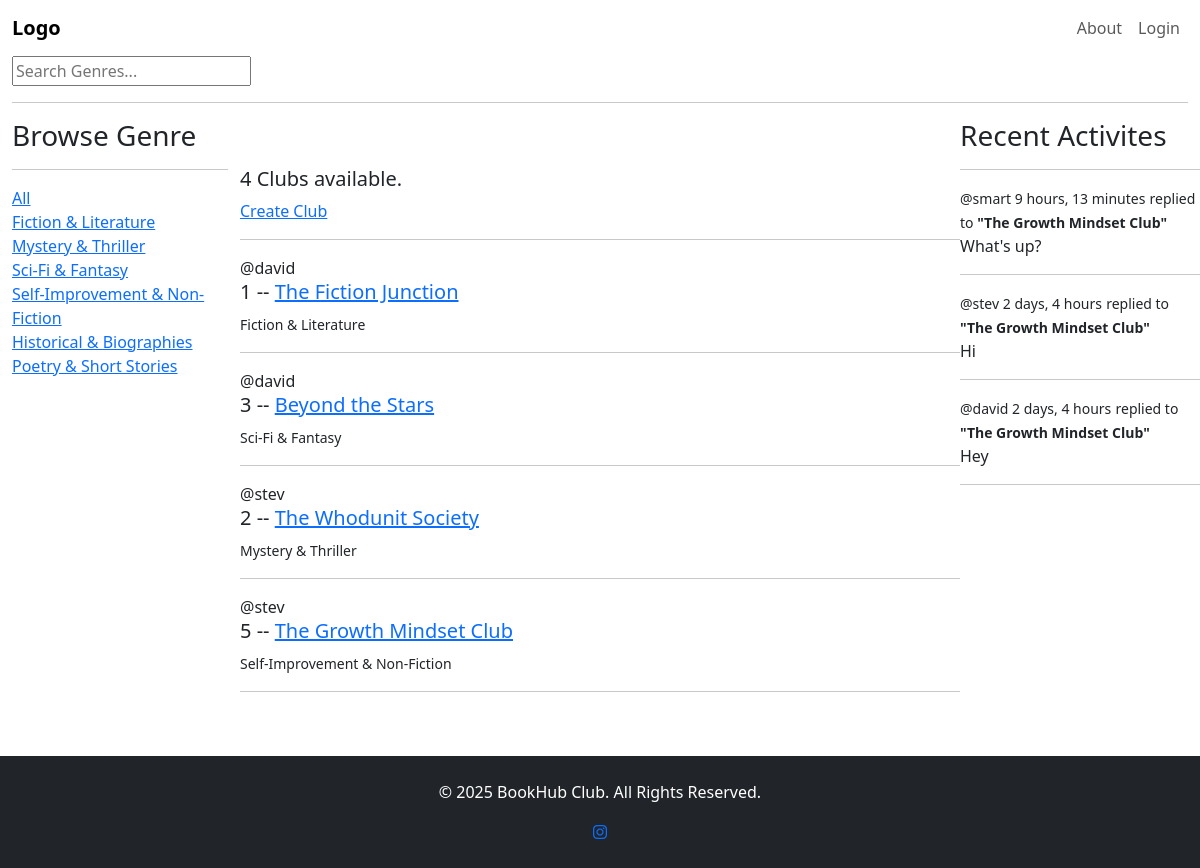
The page / on the database its author committed.
### base/models.py (models this page shows, shortened)
class Genre(models.Model):
    name = models.CharField(max_length=200)

class Club(models.Model):
    host = models.ForeignKey(User, on_delete=models.SET_NULL, null=True)
    genre = models.ForeignKey(Genre, on_delete=models.SET_NULL, null=True)
    name = models.CharField(max_length=200)
    description = models.TextField(null=True, blank=True)
    rules = models.TextField(null=True, blank=True)
    participants = models.ManyToManyField(User, related_name='participants', blank=True)
    updated = models.DateTimeField(auto_now=True)
    created = models.DateTimeField(auto_now_add=True)
    class Meta:
        ordering = ['-updated', '-created']
    def __str__(self):
        return self.name

class Message(models.Model):
    user = models.ForeignKey(User, on_delete=models.CASCADE)
    club = models.ForeignKey(Club, on_delete=models.CASCADE)
    body = models.TextField()
    updated = models.DateTimeField(auto_now=True)
    created = models.DateTimeField(auto_now_add=True)
    class Meta:
        ordering = ['-updated', '-created']
    def __str__(self):
        return self.body[0:50]

### base/views.py (the view)
# urls.py: path('', views.home, name='home'),
def home(request):
    q = request.GET.get('q') if request.GET.get('q') != None else ''
    clubs = Club.objects.filter(
        Q(genre__name__icontains=q) |
        Q(name__icontains=q) |
        Q(description__icontains=q)
    )
    genres = Genre.objects.all()
    club_count = clubs.count()
    club_messages = Message.objects.all()
    context = {"clubs": clubs, 'genres': genres, 'club_count': club_count, 'club_messages': club_messages}
    return render(request, 'base/home.html', context)

### base/templates/base/home.html (shortened to what this page needs)
{% extends 'main.html' %}
{% block content %}
<div class="home-container">
    <section id="browse">
        <div class="container">
            <h3>Browse Genre</h3>
            <hr>
            <div>
                <a href="{% url 'home' %}">All</a>
            </div>
            <div>
                {% for genre in genres %}
                <div>
                    <a href="{% url 'home' %}?q={{genre.name}}">{{genre.name}}</a>
                </div>
                {% endfor %}
            </div>
        </div>
    </section>
        <section id="clublist" class="py-5">
            <div>
                {% if club_count > 1 %}
                <h5>{{club_count}} Clubs available.</h5>
                {% else %}
                <h5>{{club_count}} Club available.</h5>
                {% endif %}
                <a href="{% url 'create-club' %}">Create Club</a>
                <hr>
                <div>
                    {% for club in clubs %}
                    <div>
                        <span>@{{club.host.username}}</span>
                        <h5>{{club.id}} -- <a href="{% url 'club' club.id %}">{{club.name}}</a></h5>
                        <small>{{club.genre.name}}</small>
                        <hr>
                    </div>
                    {% endfor %}
                </div>
            </div>
        </section>
        <section id="activities">
            <div>
                <h3>Recent Activites</h3>
                <hr>
                {% for message in club_messages %}
                <small>@{{message.user}} {{message.created|timesince}}</small>
                <small>replied to <b>"{{message.club}}"</b></small>
                <p>{{message}}</p>
                <hr>
                {% endfor %}
            </div>
        </section>
    </div>
    <footer class="py-4 bg-dark text-white text-center">
        <div class="container">
            <p>&copy; 2025 BookHub Club. All Rights Reserved.</p>
            <a href="https://instagram.com/ola_da.vid?igshid=OGY3MTU30GY1Mw==" target="_blank" class="social-icon"><i class="fa-brands fa-instagram"></i></a>
        </div>
    </footer>
{% endblock content %}

### base/templates/base/home.html (style rules this page uses)
.home-container { display: grid; grid-template-columns: 1fr 3fr 1fr; }

### rows shown on the page
Genre: name "Fiction & Literature"
Genre: name "Mystery & Thriller"
Genre: name "Sci-Fi & Fantasy"
Genre: name "Self-Improvement & Non-Fiction"
Genre: name "Historical & Biographies"
Genre: name "Poetry & Short Stories"
Club: host.username "david", id "1", name "The Fiction Junction", genre.name "Fiction & Literature"
Club: host.username "david", id "3", name "Beyond the Stars", genre.name "Sci-Fi & Fantasy"
Club: host.username "stev", id "2", name "The Whodunit Society", genre.name "Mystery & Thriller"
Club: host.username "stev", id "5", name "The Growth Mindset Club", genre.name "Self-Improvement & Non-Fiction"
Message: user "smart", created "9 hours, 13 minutes", club "The Growth Mindset Club", body "What's up?"
Message: user "stev", created "2 days, 4 hours", club "The Growth Mindset Club", body "Hi"
Message: user "david", created "2 days, 4 hours", club "The Growth Mindset Club", body "Hey"

### other values the page prints
{{ club_count }} "4"
